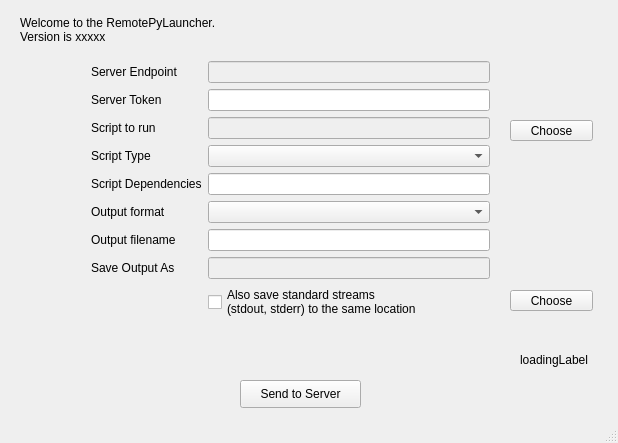
<?xml version="1.0" encoding="UTF-8"?>
<ui version="4.0">
 <class>MainWindow</class>
 <widget class="QMainWindow" name="MainWindow">
  <property name="geometry">
   <rect>
    <x>0</x>
    <y>0</y>
    <width>618</width>
    <height>443</height>
   </rect>
  </property>
  <property name="windowTitle">
   <string>RemotePyLauncher</string>
  </property>
  <widget class="QWidget" name="centralWidget">
   <widget class="QLabel" name="label">
    <property name="geometry">
     <rect>
      <x>20</x>
      <y>10</y>
      <width>481</width>
      <height>41</height>
     </rect>
    </property>
    <property name="text">
     <string>Welcome to the RemotePyLauncher.&lt;br&gt;Version is xxxxx</string>
    </property>
   </widget>
   <widget class="QWidget" name="formLayoutWidget">
    <property name="geometry">
     <rect>
      <x>80</x>
      <y>50</y>
      <width>421</width>
      <height>319</height>
     </rect>
    </property>
    <layout class="QFormLayout" name="formLayout">
     <item row="4" column="0">
      <widget class="QLabel" name="scriptDependenciesLabel">
       <property name="text">
        <string>Script Dependencies</string>
       </property>
      </widget>
     </item>
     <item row="4" column="1">
      <widget class="QLineEdit" name="scriptDependenciesLineEdit"/>
     </item>
     <item row="5" column="0">
      <widget class="QLabel" name="outputFormatLabel">
       <property name="text">
        <string>Output format</string>
       </property>
      </widget>
     </item>
     <item row="5" column="1">
      <widget class="QComboBox" name="outputFormatComboBox"/>
     </item>
     <item row="6" column="0">
      <widget class="QLabel" name="outputFilenameLabel">
       <property name="text">
        <string>Output filename</string>
       </property>
      </widget>
     </item>
     <item row="6" column="1">
      <widget class="QLineEdit" name="outputFilenameLineEdit"/>
     </item>
     <item row="2" column="0">
      <widget class="QLabel" name="chooseFileToLaunchLabel">
       <property name="text">
        <string>Script to run</string>
       </property>
      </widget>
     </item>
     <item row="2" column="1">
      <widget class="QLineEdit" name="chooseFileToLaunchLineEdit">
       <property name="enabled">
        <bool>false</bool>
       </property>
       <property name="readOnly">
        <bool>false</bool>
       </property>
      </widget>
     </item>
     <item row="3" column="0">
      <widget class="QLabel" name="scriptTypeLabel">
       <property name="text">
        <string>Script Type</string>
       </property>
      </widget>
     </item>
     <item row="3" column="1">
      <widget class="QComboBox" name="scriptTypeComboBox"/>
     </item>
     <item row="7" column="0">
      <widget class="QLabel" name="savedOutputsDirectoryLabel">
       <property name="text">
        <string>Save Output As</string>
       </property>
      </widget>
     </item>
     <item row="7" column="1">
      <widget class="QLineEdit" name="savedOutputsDirectoryLineEdit">
       <property name="enabled">
        <bool>false</bool>
       </property>
      </widget>
     </item>
     <item row="8" column="1">
      <widget class="QCheckBox" name="SaveStreamsCheckbox">
       <property name="text">
        <string>Also save standard streams
(stdout, stderr) to the same location</string>
       </property>
      </widget>
     </item>
     <item row="0" column="0">
      <widget class="QLabel" name="serverLabel">
       <property name="text">
        <string>Server Endpoint</string>
       </property>
      </widget>
     </item>
     <item row="0" column="1">
      <widget class="QLineEdit" name="serverLineEdit">
       <property name="enabled">
        <bool>false</bool>
       </property>
      </widget>
     </item>
     <item row="1" column="0">
      <widget class="QLabel" name="serverTokenLabel">
       <property name="text">
        <string>Server Token</string>
       </property>
      </widget>
     </item>
     <item row="1" column="1">
      <widget class="QLineEdit" name="serverTokenLineEdit"/>
     </item>
    </layout>
   </widget>
   <widget class="QPushButton" name="pushButton">
    <property name="geometry">
     <rect>
      <x>240</x>
      <y>380</y>
      <width>121</width>
      <height>28</height>
     </rect>
    </property>
    <property name="text">
     <string>Send to Server</string>
    </property>
   </widget>
   <widget class="QPushButton" name="pushButton_2">
    <property name="geometry">
     <rect>
      <x>510</x>
      <y>120</y>
      <width>83</width>
      <height>21</height>
     </rect>
    </property>
    <property name="text">
     <string>Choose</string>
    </property>
   </widget>
   <widget class="QPushButton" name="pushButton_3">
    <property name="geometry">
     <rect>
      <x>510</x>
      <y>290</y>
      <width>83</width>
      <height>21</height>
     </rect>
    </property>
    <property name="text">
     <string>Choose</string>
    </property>
   </widget>
   <widget class="QLabel" name="loadingLabel">
    <property name="geometry">
     <rect>
      <x>520</x>
      <y>350</y>
      <width>81</width>
      <height>20</height>
     </rect>
    </property>
    <property name="text">
     <string>loadingLabel</string>
    </property>
   </widget>
  </widget>
  <widget class="QStatusBar" name="statusBar"/>
 </widget>
 <layoutdefault spacing="6" margin="11"/>
 <resources/>
 <connections/>
</ui>
